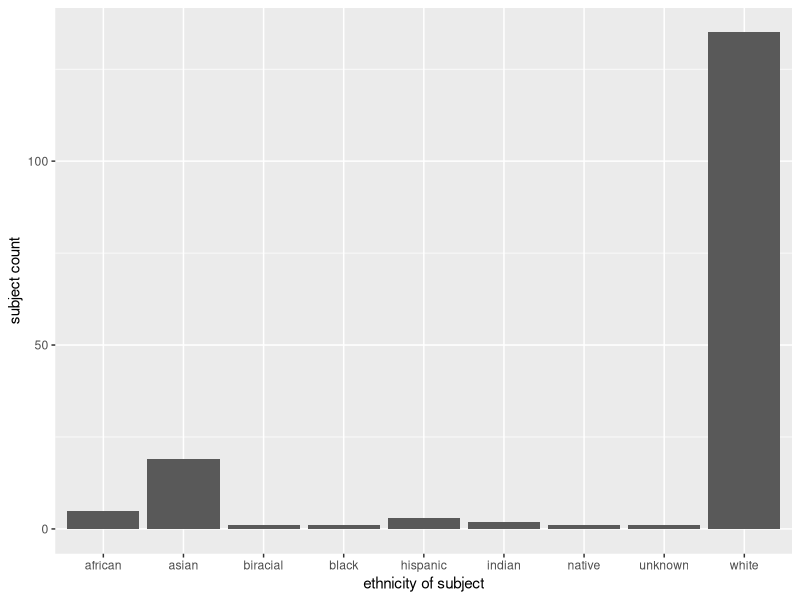
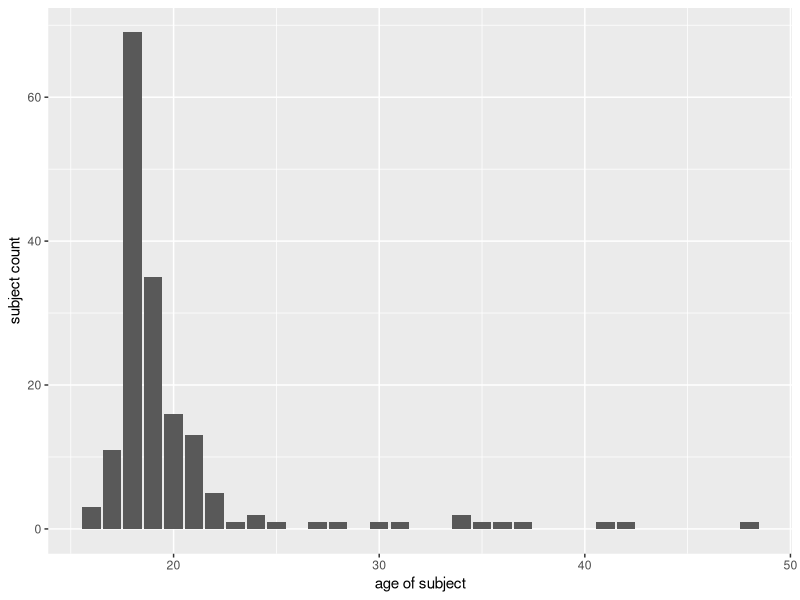

These figures' R source, in order:
## ---- chunk 1
#| label: setup
#| message: false

library(tidyverse)
library(here)

## ---- chunk 2
#| label: load data
#| message: false

hiphop <- read_csv(here::here("supporting_artifacts", "learning_targets", "data", "hiphop.csv"))

## ---- chunk 3
#| label: cleaning the dataset
#| message: false

hiphop_cleaned <- hiphop |> 
  #   drop_na(numPreferredArtists,  numOverallArtists) |> 
  mutate(across(where(is.character), as.factor))

## ---- chunk 4
#| label: count unique AAE words
#| message: false

AAE_words <- distinct(hiphop_cleaned, word, .keep_all = TRUE) |> 
  count()
## ---- chunk 5
#| label: re-categorizing "ethnic"
#| message: false

hiphop_recat <- hiphop_cleaned |> 
  mutate(ethnic = if_else(ethnic != "white", "non-white", "white"))

## ---- chunk 6
#| label: demographics
#| message: false

demographics <- hiphop_cleaned |> 
  distinct(subj, sex, age, ethnic)
  
summary(demographics)

## ---- chunk 7
#| label: demographic plots
#| message: false
#| layout-ncol: 2

ggplot(data = demographics,
  mapping = aes(x = ethnic)) +
  xlab("ethnicity of subject") +
       ylab("subject count") +
  geom_bar()

ggplot(data = demographics,
  mapping = aes(x = age)) +
  xlab("age of subject") +
       ylab("subject count") +
  geom_bar()
## ---- chunk 8
#| label: a) below age 20
#| message: false

below20 <- hiphop_recat |>  
  filter(age < 20) |> 
  group_by(word) |>
  summarize(avg_familiarity = mean(familiarity))
below20_min <- below20 |> 
  slice_min(order_by = avg_familiarity, n = 5)
below20_max <- below20|> 
  slice_max(order_by = avg_familiarity, n = 5)
  
## ---- chunk 9
#| label: b) non-white women
#| message: false

nonwhiteWomen <- hiphop_recat |> 
  filter(
    sex == 'Female', 
    ethnic == 'non-white') |> 
  group_by(word) |> 
  summarize(avg_familiarity = mean(familiarity))
nonwhiteWomen_min <- nonwhiteWomen |> 
  slice_min(order_by = avg_familiarity, n = 5)
nonwhiteWomen_max <- nonwhiteWomen |> 
  slice_max(order_by = avg_familiarity, n = 5)

## ---- chunk 10
#| label: c) whie men above 30
#| message: false

whiteMen_above30 <- hiphop_recat |> 
  filter(
    sex == 'Male', 
    ethnic == 'white', 
    age > 30) |> 
  group_by(word) |> 
  summarize(avg_familiarity = mean(familiarity))
whiteMen_above30_min <- whiteMen_above30 |> 
  slice_min(order_by = avg_familiarity)
whiteMen_above30_max <- whiteMen_above30 |> 
  slice_max(order_by = avg_familiarity, n = 5)

## ---- chunk 11
#| label: study subjects
#| message: false

possibly_bieber <- hiphop |> 
  distinct(subj, .keep_all = TRUE) |>
  filter(
    sex == 'Male',
    ethnic == 'white',
    city > 10000,
    city < 60000,
    age > 17,
    age < 23) |> 
  slice_max(order_by = bieber)

# p17 named the most bieber songs while meeting all requirements!

